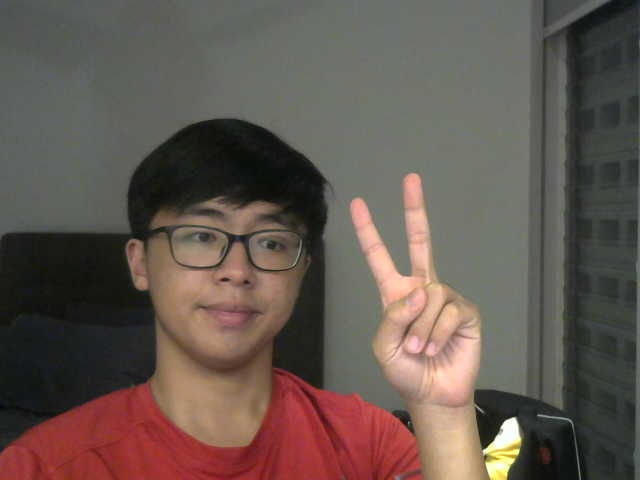
#> input picture filename.jpg, 640 x 480 px, given in place of the camera; the run also reads 1 picture not shown here
$ python webcam.py   (older library calls are emulated)
#> lines starting #> are read from the running program, lines starting #| are printed output that depends on the picture; long printed decimals are rounded
#> further down, img is the input picture: shape (480, 640, 3); mean B, G, R 79.9, 87.2, 100.1
#| True
import os, cv2, requests, base64, json, time

shortSleep = 60 * 5
longSleep = 60 * 20

# testing
shortSleep = 5
longSleep = 20

sleepTime = shortSleep
matchValue = 0.7
positiveResponses = 0
userId = "darentan"

def checkImage(count):
#> called with count = 2
    src_prevImage = cv2.imread(f"/home/pi/Documents/huawei-hackathon/rpi/images/image_{count-1}.jpg")
    src_currentImage = cv2.imread(f"/home/pi/Documents/huawei-hackathon/rpi/images/image_{count}.jpg")

    # opencv compare histogram between src_prevImage and src_currentImage
    # if the difference is less than 10%, then it is a match

    # convert the images to grayscale
    gray_prevImage = cv2.cvtColor(src_prevImage, cv2.COLOR_BGR2GRAY)
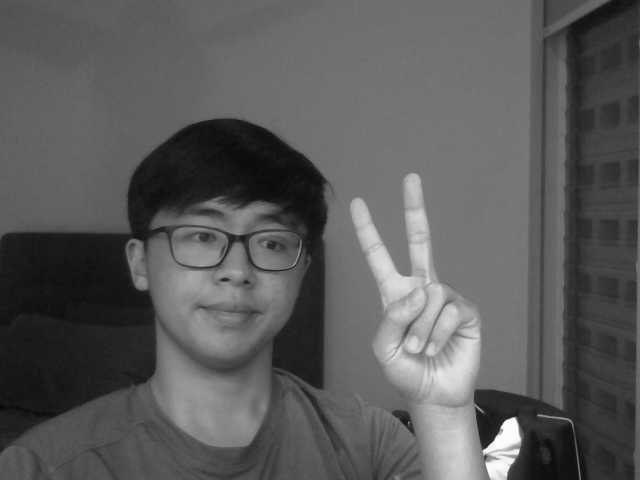
#> gray_prevImage: shape (480, 640); min 2, max 255, mean 90.3
    gray_currentImage = cv2.cvtColor(src_currentImage, cv2.COLOR_BGR2GRAY)

    # compute the histogram of the two images and normalize
    hist_prevImage = cv2.calcHist([gray_prevImage], [0], None, [256], [0, 256])
#> hist_prevImage = 256 values, max 16903 at index 118, min 0 at index 0, mean 1200
    hist_currentImage = cv2.calcHist([gray_currentImage], [0], None, [256], [0, 256])
#> hist_currentImage = 256 values, max 16907 at index 118, min 0 at index 0, mean 1200
    hist_prevImage = cv2.normalize(hist_prevImage, hist_prevImage, 0, 1, cv2.NORM_MINMAX, dtype=cv2.CV_32F)
#> hist_prevImage = 256 values, max 1 at index 118, min 0 at index 0, mean 0.071
    hist_currentImage = cv2.normalize(hist_currentImage, hist_currentImage, 0, 1, cv2.NORM_MINMAX, dtype=cv2.CV_32F)
#> hist_currentImage has the same summary as hist_prevImage

    # compute the value of the correlation
    score = cv2.compareHist(hist_prevImage, hist_currentImage, cv2.HISTCMP_CORREL)
#> score = 1

    return score

def postImageRekognition(imageName):
    with open(f"images/image_{imageName}.jpg", "rb") as imageFile:
        imageData = base64.b64encode(imageFile.read())

    data = {
        "b64": imageData.decode()
    }

    response = requests.post("http://localhost:4000/api/Upload", json=data)

    # read response in json
    response = json.loads(response.text)

    return response

def postImageHuawei(imageName, userId):
    with open(f"images/image_{imageName}.jpg", "rb") as imageFile:
        imageData = base64.b64encode(imageFile.read())

    data = {
        "userId": userId,
        "image": imageData.decode()
    }

    response = requests.post("http://119.13.104.214:80/uploadFoodImage", json=data)

    return response

while True:
    # get the list of files in the directory and fullPath of files
    fileList = os.listdir('images')
    fullPath = [f"images/{name}" for name in fileList]

    # remove oldest file
    if len([name for name in fileList]) > 10:
        oldestFile = min(fullPath, key=os.path.getctime)
        os.remove(oldestFile)

    # update list of files in dir and fullpath of files
    fileList = os.listdir('images')
    fullPath = [f"images/{name}" for name in fileList]

    # determining new file name
    if len([name for name in fileList]) == 0:
        count = 1
    else:
        newestFile = max(fullPath, key=os.path.getctime)
        count = int(newestFile.split('/')[-1].split('.')[0].split('_')[-1]) + 1

    # capture image with cv2
    cam = cv2.VideoCapture(0)
    s, img = cam.read()
    cam.release()

    # save image
    if s:
        print(cv2.imwrite(f"/home/pi/Documents/huawei-hackathon/rpi/images/image_{count}.jpg",img))

    # comparison with previous image
    if count > 1:
        score = checkImage(count)
#> score = 1

        if score >= matchValue: # if match
            print(f"Match between image_{count-1}.jpg and image_{count}.jpg with score {score}")
#| Match between image_1.jpg and image_2.jpg with score 1
        else: # no match
            print(f"NO MATCH  between image_{count-1}.jpg and image_{count}.jpg Score: {score}")


            # testing

            # send data to AWS
            # rekognitionResponse = postImageRekognition(count)
            # categories = [name['Name'] for name in rekognitionResponse]

            categories = ['Dish']

            if "Dish" in categories or "Meal" in categories or "Food" in categories:
                positiveResponses += 1
                sleepTime = longSleep

                if positiveResponses == 1:
                    # send to OBS
                    print(postImageHuawei(count, userId))
                    print(f"Image {count}.jpg has been uploaded to Huawei OBS")

                else:
                    print(f"{positiveResponses} logs of food have occured previously. Data is not being sent.")

            else:
                print("No food detected")
                positiveResponses = 0
                sleepTime = shortSleep

    time.sleep(sleepTime)
